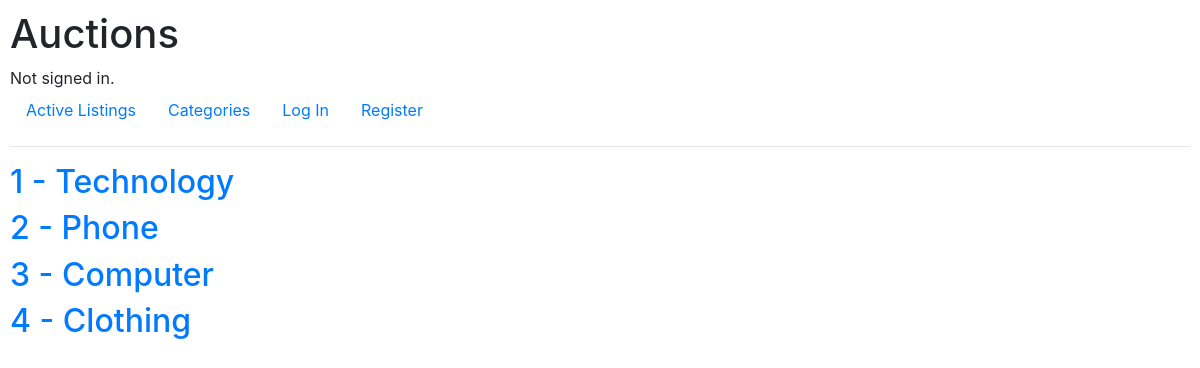
The page /categories on the database its author committed.
### auctions/models.py (models this page shows, shortened)
class Category(models.Model):
    id = models.BigAutoField(primary_key = True)
    category = models.CharField(max_length=64)

### auctions/views.py (the view)
# urls.py: path("categories", views.categories, name="categories"),
def categories(request):
    return render(request,"auctions/categories.html",{
        "categories" : Category.objects.all()
    })

### auctions/templates/auctions/categories.html
{% extends "auctions/layout.html" %}
{% block body %}
    {% for item in categories %}
        <div>
            <h2> <a href = "{% url 'categories' item.id %}"> {{ item.id}} - {{ item.category }}  </a></h2>
        </div>
    {% endfor %}
{% endblock %}

### auctions/static/auctions/styles.css (style rules this page uses)
body { padding: 10px; }

### rows shown on the page
Category: id "1", category "Technology"
Category: id "2", category "Phone"
Category: id "3", category "Computer"
Category: id "4", category "Clothing"
